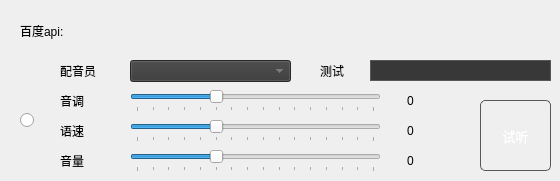
            <widget class="QWidget" name="b_tab_2">
             <attribute name="title">
              <string>Tab 2</string>
             </attribute>
             <widget class="QLabel" name="label_93">
              <property name="geometry">
               <rect>
                <x>60</x>
                <y>90</y>
                <width>61</width>
                <height>21</height>
               </rect>
              </property>
              <property name="text">
               <string>音调</string>
              </property>
             </widget>
             <widget class="QSlider" name="audioToneHorizontalSlider_2">
              <property name="geometry">
               <rect>
                <x>130</x>
                <y>90</y>
                <width>251</width>
                <height>22</height>
               </rect>
              </property>
              <property name="minimum">
               <number>0</number>
              </property>
              <property name="maximum">
               <number>15</number>
              </property>
              <property name="singleStep">
               <number>1</number>
              </property>
              <property name="value">
               <number>5</number>
              </property>
              <property name="sliderPosition">
               <number>5</number>
              </property>
              <property name="orientation">
               <enum>Qt::Horizontal</enum>
              </property>
              <property name="tickPosition">
               <enum>QSlider::TicksBelow</enum>
              </property>
              <property name="tickInterval">
               <number>0</number>
              </property>
             </widget>
             <widget class="QLabel" name="label_81">
              <property name="geometry">
               <rect>
                <x>60</x>
                <y>150</y>
                <width>31</width>
                <height>21</height>
               </rect>
              </property>
              <property name="text">
               <string>音量</string>
              </property>
             </widget>
             <widget class="QSlider" name="audioSpeedHorizontalSlider_2">
              <property name="geometry">
               <rect>
                <x>130</x>
                <y>120</y>
                <width>251</width>
                <height>22</height>
               </rect>
              </property>
              <property name="minimum">
               <number>0</number>
              </property>
              <property name="maximum">
               <number>15</number>
              </property>
              <property name="singleStep">
               <number>1</number>
              </property>
              <property name="value">
               <number>5</number>
              </property>
              <property name="sliderPosition">
               <number>5</number>
              </property>
              <property name="orientation">
               <enum>Qt::Horizontal</enum>
              </property>
              <property name="tickPosition">
               <enum>QSlider::TicksBelow</enum>
              </property>
              <property name="tickInterval">
               <number>0</number>
              </property>
             </widget>
             <widget class="QLabel" name="label_80">
              <property name="geometry">
               <rect>
                <x>320</x>
                <y>60</y>
                <width>31</width>
                <height>21</height>
               </rect>
              </property>
              <property name="text">
               <string>测试</string>
              </property>
             </widget>
             <widget class="QLabel" name="speedLabel_2">
              <property name="geometry">
               <rect>
                <x>390</x>
                <y>120</y>
                <width>41</width>
                <height>21</height>
               </rect>
              </property>
              <property name="text">
               <string>0</string>
              </property>
              <property name="alignment">
               <set>Qt::AlignCenter</set>
              </property>
             </widget>
             <widget class="QLabel" name="label_91">
              <property name="geometry">
               <rect>
                <x>60</x>
                <y>60</y>
                <width>41</width>
                <height>21</height>
               </rect>
              </property>
              <property name="text">
               <string>配音员</string>
              </property>
             </widget>
             <widget class="QLineEdit" name="testAudioLineEdit_2">
              <property name="geometry">
               <rect>
                <x>370</x>
                <y>60</y>
                <width>181</width>
                <height>21</height>
               </rect>
              </property>
              <property name="styleSheet">
               <string notr="true">color: rgb(153, 153, 153);
background-color: rgb(56, 56, 56);
border: 1px solid;
border-color: rgb(88, 88, 88); </string>
              </property>
             </widget>
             <widget class="QRadioButton" name="bdApiRadioButton">
              <property name="geometry">
               <rect>
                <x>20</x>
                <y>110</y>
                <width>16</width>
                <height>20</height>
               </rect>
              </property>
              <property name="text">
               <string/>
              </property>
             </widget>
             <widget class="QLabel" name="toneLabel_2">
              <property name="geometry">
               <rect>
                <x>390</x>
                <y>90</y>
                <width>41</width>
                <height>21</height>
               </rect>
              </property>
              <property name="text">
               <string>0</string>
              </property>
              <property name="alignment">
               <set>Qt::AlignCenter</set>
              </property>
             </widget>
             <widget class="QLabel" name="label_78">
              <property name="geometry">
               <rect>
                <x>60</x>
                <y>120</y>
                <width>61</width>
                <height>21</height>
               </rect>
              </property>
              <property name="text">
               <string>语速</string>
              </property>
             </widget>
             <widget class="QLabel" name="label_79">
              <property name="geometry">
               <rect>
                <x>20</x>
                <y>20</y>
                <width>51</width>
                <height>21</height>
               </rect>
              </property>
              <property name="text">
               <string>百度api:</string>
              </property>
             </widget>
             <widget class="QSlider" name="audioVolumeHorizontalSlider_2">
              <property name="geometry">
               <rect>
                <x>130</x>
                <y>150</y>
                <width>251</width>
                <height>22</height>
               </rect>
              </property>
              <property name="minimum">
               <number>0</number>
              </property>
              <property name="maximum">
               <number>15</number>
              </property>
              <property name="singleStep">
               <number>1</number>
              </property>
              <property name="value">
               <number>5</number>
              </property>
              <property name="sliderPosition">
               <number>5</number>
              </property>
              <property name="orientation">
               <enum>Qt::Horizontal</enum>
              </property>
              <property name="tickPosition">
               <enum>QSlider::TicksBelow</enum>
              </property>
              <property name="tickInterval">
               <number>0</number>
              </property>
             </widget>
             <widget class="QComboBox" name="audioRoleComboBox_2">
              <property name="geometry">
               <rect>
                <x>130</x>
                <y>60</y>
                <width>161</width>
                <height>22</height>
               </rect>
              </property>
              <property name="styleSheet">
               <string notr="true">background-color: rgb(56, 56, 56);
color: rgb(153, 153, 153);</string>
              </property>
             </widget>
             <widget class="QLabel" name="volumeLabel_2">
              <property name="geometry">
               <rect>
                <x>390</x>
                <y>150</y>
                <width>41</width>
                <height>21</height>
               </rect>
              </property>
              <property name="text">
               <string>0</string>
              </property>
              <property name="alignment">
               <set>Qt::AlignCenter</set>
              </property>
             </widget>
             <widget class="QToolButton" name="testAudioToolButton_2">
              <property name="geometry">
               <rect>
                <x>480</x>
                <y>100</y>
                <width>71</width>
                <height>71</height>
               </rect>
              </property>
              <property name="font">
               <font>
                <family>黑体</family>
                <pointsize>10</pointsize>
               </font>
              </property>
              <property name="styleSheet">
               <string notr="true"> QToolButton {
	color: rgb(255, 255, 255);
	border: 1px solid;
	border-radius: 5px;
    border-color: rgb(88, 88, 88); 
}
 QToolButton:hover {
     border: 2px solid  rgb(19, 171, 234);
	 color: rgb(19, 171, 234);
}
 QToolButton:pressed {
    background-color: rgb(19, 171, 234);
	color: rgb(255, 255, 255);
}
</string>
              </property>
              <property name="text">
               <string>试听</string>
              </property>
             </widget>
            </widget>
